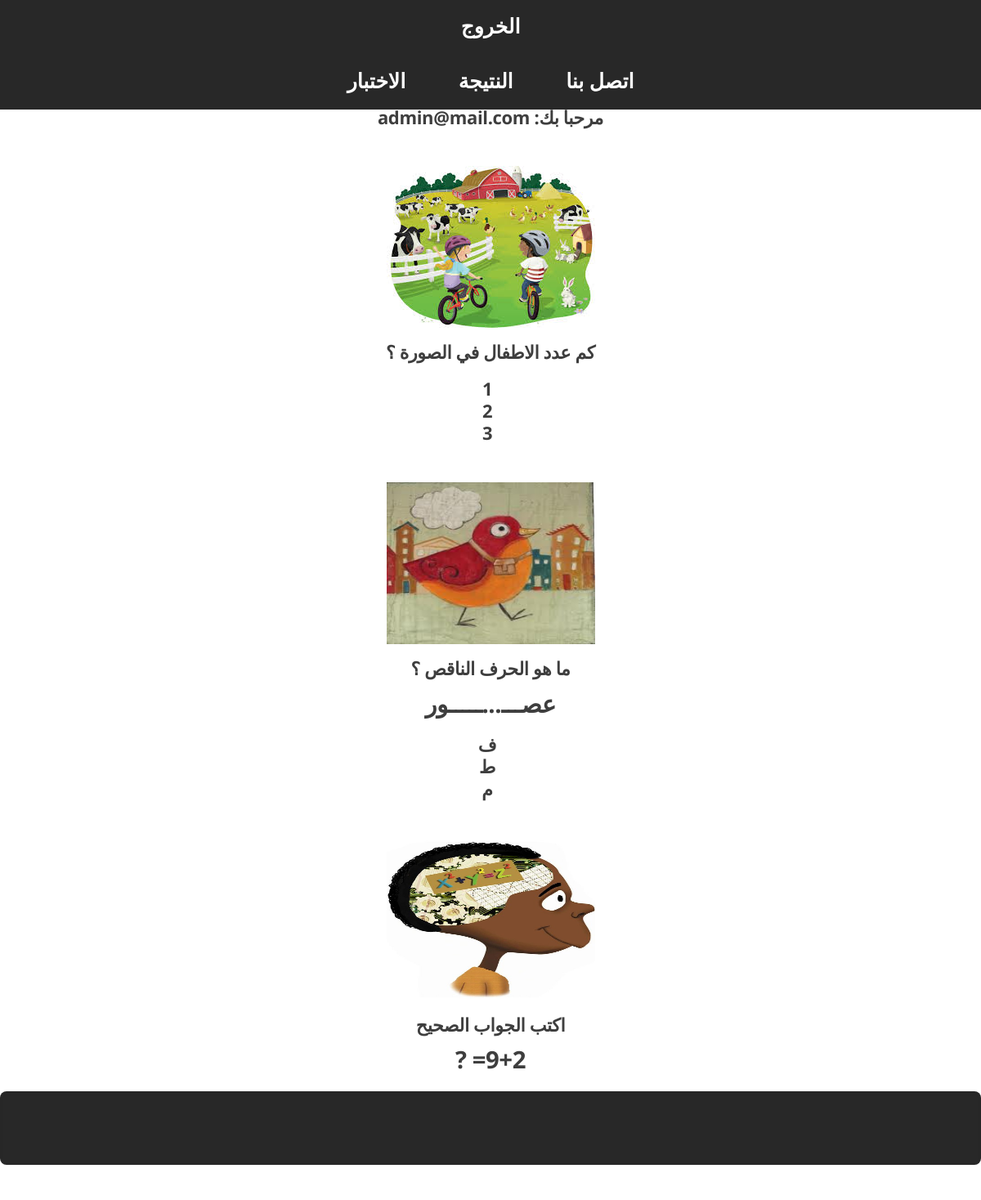
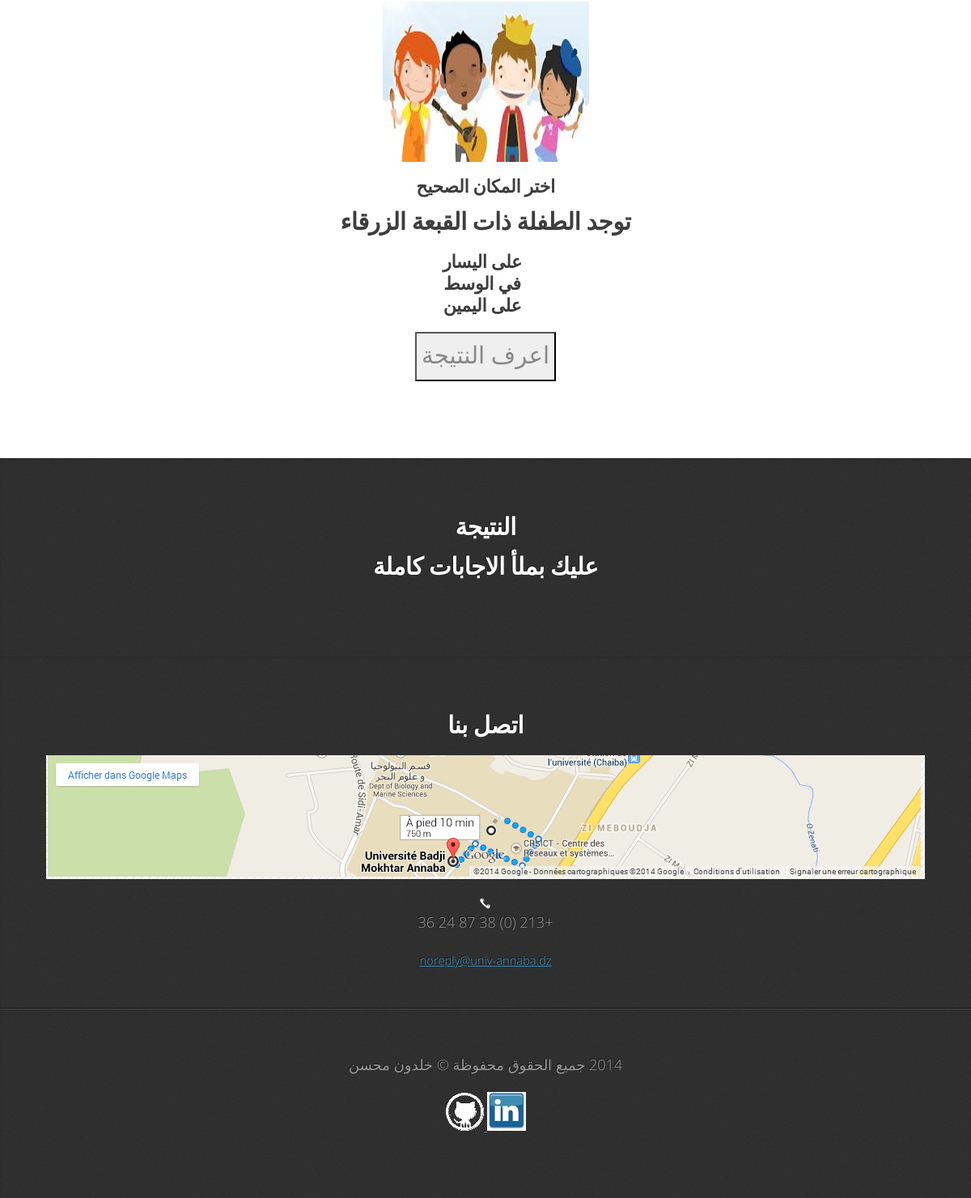
The page /quiz.php (signed in) on the database its author committed (2 pictures, top to bottom).
### tables this page shows
CREATE TABLE IF NOT EXISTS `tests` (
  `id_test` int(255) NOT NULL AUTO_INCREMENT,
  `question` varchar(1000) NOT NULL,
  `reponse` varchar(255) NOT NULL,
  PRIMARY KEY (`id_test`)
);

### quiz.php (the view, shortened to what this page needs)
<!DOCTYPE html PUBLIC "-//W3C//DTD XHTML 1.0 Transitional//EN" "http://www.w3.org/TR/xhtml1/DTD/xhtml1-transitional.dtd">
<!DOCTYPE HTML>
<html>
	<head>
		<?php
  			echo '<body dir="rtl">';
		?>
	</head>
	<body>
			<nav id="nav" align="center">
				<ul class="container">
					<a href="index.php">الخروج</a>
				<li><a href="#copy">اتصل بنا</a></li>
				<li><a href="#results">النتيجة</a></li>
				<li><a href="#test">الاختبار</a></li>
				</ul>
			</nav>
			<div class="wrapper wrapper-style1 wrapper-first">
			<article id="test">
				<?php
					echo '<h3>مرحبا بك: '.$_SESSION['email'].'</h3>';
					include('connex_bdd.php');
					$question = mysqli_query($con,"SELECT * FROM tests");
					echo '<form name="quizform" method="post" action="quiz.php">';
					while($row = mysqli_fetch_array($question))
					{
						echo"<br>".$row['question'];
					}
					echo '<h2><input name="next" type="submit" value="اعرف النتيجة"></h2></form>';
				?>
				</article>
			</div>
			<div class="wrapper wrapper-style4">
				<article id="results">
					<header>
						<h2> النتيجة </h2>
					<?php include('trait.php');	?>
					</header>
				</article>
			</div>
			<div class="wrapper wrapper-style4">
				<article id="contact">
								<h2>اتصل بنا</h2>
				<div class="contact_info">
					<p><img src="images/GoogleMaps.png" alt="GoogleMaps" />
			    	 </p>
				</div>
	<div class="footer">
			<div class="footer_grid">
				<div class="foot_img">
					<img src="images/call.png" alt="" />
				</div>
				<div class="foot_text">
					<p>+213 (0) 38 87 24 36</p>
				</div>
					<a href="">noreply@univ-annaba.dz
			</a>
			</div>
	</div>
<hr>
	<div class="copy">
		<article id="copy">
			<p class="w3-link">2014  جميع الحقوق محفوظة © خلدون محسن   </p>
			<div class="CONTACTS">
			  <a href="http://www.linkedin.com/profile/view?id=193162917"  ><img src="images/lens17430451_1294953222linkedin-icon.jpg" width="48" height="48" alt="LinkedIN">
			  </a>
		    <a href="https://github.com/mohsenuss91" > <img src="images/Logos-Github-icon.png" width="48" height="48" alt="githib"></a>
			</div>
		</article>
	</div>
	</body>
</html>

### css/style.css (style rules this page uses)
* { -moz-box-sizing: border-box; -webkit-box-sizing: border-box; -o-box-sizing: border-box; -ms-box-sizing: border-box; box-sizing: border-box; }
body, input, textarea { font-family: 'MCS TOPAZ HOR','Open Sans', sans-serif; line-height: 1.85em; color: #888; font-weight: 300; font-size: 100%; }
a { color: #3B95C6; text-decoration: underline; -moz-transition: color .2s ease-in-out; -webkit-transition: color .2s ease-in-out; -o-transition: color .2s ease-in-out; -ms-transition: color .2s ease-in-out; transition: color .2s ease-in-out; }
a img { border: 0; }
h1, h2, h3, h4, h5, h6 { color: #3e3e3e; }
h2, h3, h4, h5, h6 { font-weight: 700; }
form input, form select, form textarea { -webkit-appearance: none; }
form input[type=text], form input[type=password], form input[type=email], form select, form textarea { border: 0; padding: 0.75em; font-size: 1.5em; border-radius: 8px; background: #282828; color: #bbb; box-shadow: inset 0px 2px 5px 0px rgba(0,0,0,0.05), 0px 1px 0px 0px rgba(255,255,255,0.025); width: 100%; -moz-transition: background .2s ease-in-out, box-shadow .2s ease-in-out; -webkit-transition: background .2s ease-in-out, box-shadow .2s ease-in-out; -o-transition: background .2s ease-in-out, box-shadow .2s ease-in-out; -ms-transition: background .2s ease-in-out, box-shadow .2s ease-in-out; transition: background .2s ease-in-out, box-shadow .2s ease-in-out; }
hr { border: 0; border-top: solid 1px rgba(0,0,0,0.5); box-shadow: 0px 1px 0px 0px rgba(255,255,255,0.1); height: 1px; margin: 3em 0 4em 0; }
p, ul, ol, dl, table { margin-bottom: 1em; font-size: large; }
section, article { margin-bottom: 3em; }
section > :last-child, article > :last-child { margin-bottom: 0; }
section:last-child, article:last-child { margin-bottom: 0; }
.wrapper { background-image: url('images/bg.png'); box-shadow: inset 0px 1px 0px 0px rgba(0,0,0,0.05), inset 0px 2px 3px 0px rgba(0,0,0,0.1); }
.wrapper-first { box-shadow: none; }
.wrapper-style1 { background-image: none; background-color: #fff; }
.wrapper-style4 { background-color: #303030; color: #999; text-shadow: -1px -1px 0px #181818; }
.wrapper-style4 h1, .wrapper-style4 h2, .wrapper-style4 h3, .wrapper-style4 h4, .wrapper-style4 h5, .wrapper-style4 h6 { color: #fff; }
#nav { background-color: #282828; text-align: center; position: fixed; left: 0; top: 0; width: 100%; z-index: 10000; cursor: default; }
#nav ul { margin-bottom: 0; }
#nav li { display: inline-block; }
#nav a { position: relative; display: block; color: #fff; text-decoration: none; font-size:25px; outline: 0; }

### css/style-desktop.css (style rules this page uses)
body { font-size: 13pt; }
h2 { font-size: 2em; letter-spacing: -0.015em; }
h3 { font-size: 1.5em; letter-spacing: -0.015em; }
h1, h2, h3, h4, h5, h6 { margin: 0 0 0.75em 0; }
header { margin: 0 0 3em 0; }
.wrapper { padding: 8em 0 8em 0; text-align: center; }
.wrapper-first { padding-top: 12em; }
#nav a { padding: 0.2em 1em 0.2em 1em; margin: 0.6em 0.2em 0.6em 0.2em; font-weight: 600; border-radius: 8px; -moz-transition: background-color .2s ease-in-out; -webkit-transition: background-color .2s ease-in-out; -o-transition: background-color .2s ease-in-out; -ms-transition: background-color .2s ease-in-out; transition: background-color .2s ease-in-out; color: #fff; }

### css/style-1000px.css (style rules this page uses)
body { font-size: 11pt; }
.wrapper { padding: 5em 0 5em 0; text-align: center; }
.wrapper-first { padding-top: 9em; }

### rows shown on the page
tests: question (picture), question "كم عدد الاطفال في الصورة ؟ 1 2 3"
tests: question (picture), question "ما هو الحرف الناقص ؟ عصـــ...ـــــور ف ط م"
tests: question (picture)
tests: question (picture), question "اختر المكان الصحيح توجد الطفلة ذات القبعة الزرقاء على اليسار في الوسط على اليمين"

### other values the page prints
$_SESSION['email'] "admin@mail.com"
